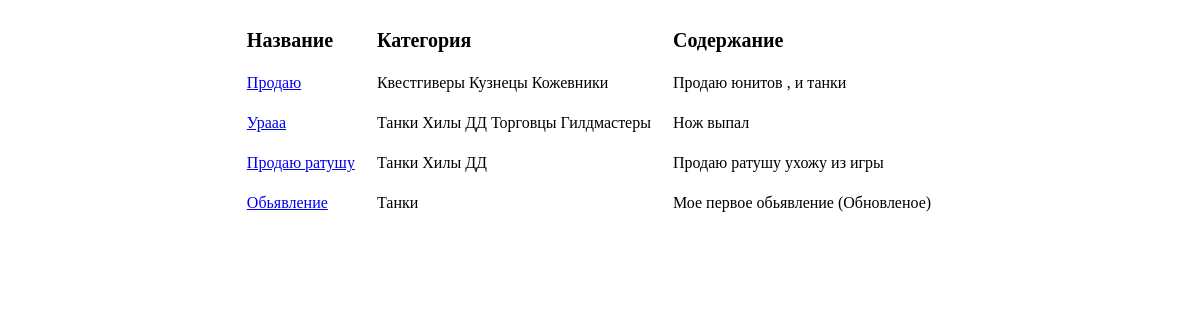
The app's page /posts/, older data.
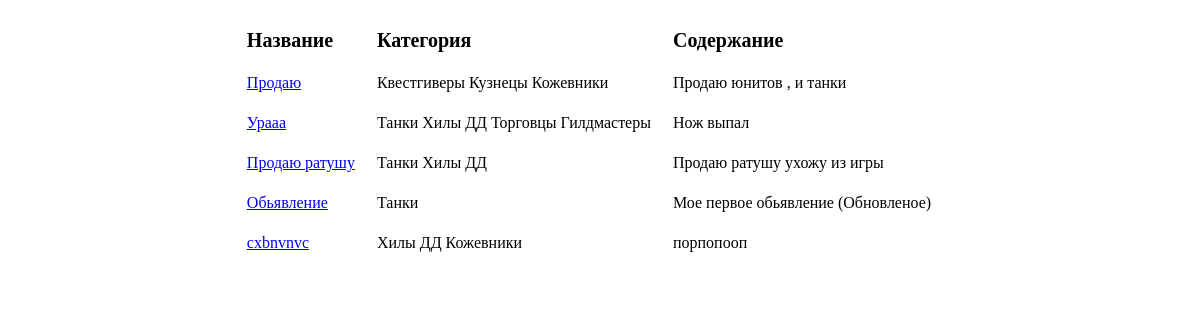
The same page, newer data.
### board/models.py (models this page shows, shortened)
class Post(models.Model):
    post_author = models.ForeignKey(User, on_delete=models.CASCADE)
    category = models.ManyToManyField(Category)
    title = models.CharField(max_length=50)
    content = models.TextField()

class Category(models.Model):
    name = models.CharField(max_length=255, unique=True)
    def __str__(self):
        return self.name

### board/views.py (the view)
# urls.py: path('', PostsList.as_view(), name='posts'),
class PostsList(ListView):
    model = Post
    template_name = 'posts_template.html'
    context_object_name = 'posts'
    def get_context_data(self, **kwargs):
        context = super().get_context_data(**kwargs)
        context['is_logged'] = self.request.user.is_authenticated
        context['current_user'] = self.request.user
        return context

### templates/posts_template.html (shortened to what this page needs)
<!DOCTYPE html>
<html lang="en">
<head>
</head>
<body>
    {% if posts %}
    <table align="center" cellspacing=20>
           <tr>
               <td style="font-size:20px"><b>Название</b></td>
               <td style="font-size:20px"><b>Категория</b></td>
               <td style="font-size:20px"><b>Содержание</b></td>
           </tr>
           {% for post in posts %}
           <tr>
               <td><a href="{% url 'post' post.id %}">{{ post.title }}</a></td>
               <td>
                   {% for cat in post.category.all %}
                   {{ cat }}
                   {% endfor %}
               </td>
               <td>{{ post.content|truncatewords:20}}</td>
               <td>
               </td>
           </tr>
           {% endfor %}
       </table>
   {% else %}
       <h2>Новостей нет!</h2>
   {% endif %}
</body>
</html>

Row changes from the older to the newer data that the page shows:
added Post: title "cxbnvnvc", content "порпопооп", Category (name "Хилы"), Category (name "ДД"), Category (name "Кожевники")
